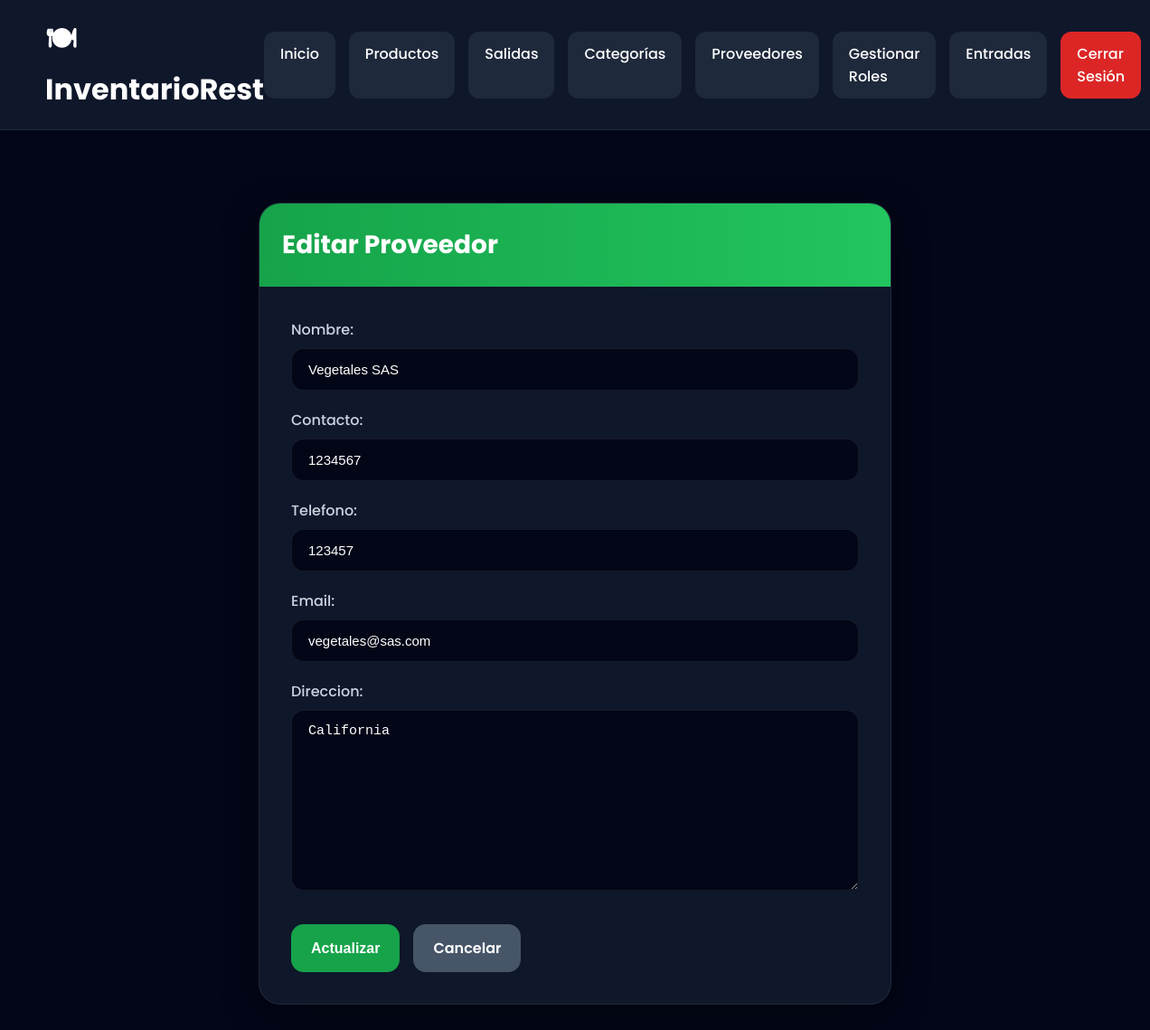
Page /editar-proveedor/1/ (signed in) on the committed database.
### modulo/models.py (models this page shows, shortened)
class Proveedor(models.Model):
    nombre = models.CharField(
        max_length=100
    )
    contacto = models.CharField(
        max_length=100,
        blank=True,
        null=True
    )
    telefono = models.CharField(
        max_length=20,
        blank=True,
        null=True
    )
    email = models.EmailField(
        blank=True,
        null=True
    )
    direccion = models.CharField(
        max_length=200,
        blank=True,
        null=True
    )
    class Meta:
        verbose_name = "Proveedor"
        verbose_name_plural = "Proveedores"

### modulo/views.py (the view)
@login_required
def editar_proveedor(request, proveedor_id):
    if request.user.usuario.rol != 'admin':
        return redirect('dashboard')
    proveedor = Proveedor.objects.get(id=proveedor_id)
    if request.method == 'POST':
        formulario = ProveedorForm(
            request.POST,
            instance=proveedor
        )
        if formulario.is_valid():
            formulario.save()
            return redirect('proveedores')
    else:
        formulario = ProveedorForm(instance=proveedor)
    return render(
        request,
        'modulo/editar_proveedor.html',
        {
            'formulario': formulario
        }
    )

### modulo/forms.py
class ProveedorForm(forms.ModelForm):
    class Meta:
        model = Proveedor
        fields = [
            'nombre',
            'contacto',
            'telefono',
            'email',
            'direccion'
        ]
        widgets = {
            'nombre': forms.TextInput(attrs={
                'class': 'auth-input',
                'placeholder': 'Nombre del proveedor'
            }),
            'contacto': forms.TextInput(attrs={
                'class': 'auth-input',
                'placeholder': 'Persona de contacto'
            }),
            'telefono': forms.TextInput(attrs={
                'class': 'auth-input',
                'placeholder': 'Teléfono'
            }),
            'email': forms.EmailInput(attrs={
                'class': 'auth-input',
                'placeholder': 'Correo electrónico'
            }),
            'direccion': forms.Textarea(attrs={
                'class': 'auth-input',
                'placeholder': 'Dirección'
            }),
        }

### modulo/templates/modulo/editar_proveedor.html (shortened to what this page needs)
{% extends 'modulo/base.html' %}
{% block content %}
<div class="page-wrapper">
    <div class="custom-card">
        <div class="card-header">
            <h2>
                Editar Proveedor
            </h2>
        </div>
        <div class="card-content">
            <form method="POST">
                {{ formulario.as_p }}
                <div class="button-group">
                    <button type="submit" class="save-btn">
                        Actualizar
                    </button>
                    <a href="{% url 'proveedores' %}"
                       class="cancel-btn">
                        Cancelar
                    </a>
                </div>
            </form>
        </div>
    </div>
</div>
{% endblock %}

### modulo/static/modulo/css/base.css (style rules this page uses)
* { margin: 0; padding: 0; box-sizing: border-box; }
body { font-family: 'Poppins', sans-serif; background: #020617; color: white; min-height: 100vh; }
h2 { margin-bottom: 20px; }
button { border: none; padding: 12px 20px; border-radius: 12px; background: #2563eb; color: white; cursor: pointer; font-size: 16px; transition: 0.3s; }
.auth-input { width: 100%; padding: 14px 18px; border-radius: 14px; border: 1px solid rgba(255,255,255,0.08); background: #0f172a; color: white; outline: none; font-size: 15px; transition: 0.3s; }
.auth-input::placeholder { color: #94a3b8; }
.page-wrapper { width: 100%; display: flex; justify-content: center; align-items: center; padding-top: 40px; }
.custom-card { width: 100%; max-width: 700px; background: #0f172a; border-radius: 24px; overflow: hidden; border: 1px solid rgba(255,255,255,0.08); box-shadow: 0 10px 40px rgba(0,0,0,0.4); }
.card-header { background: linear-gradient( 90deg, #16a34a, #22c55e ); padding: 25px; }
.card-header h2 { color: white; margin: 0; font-size: 28px; }
.card-content { padding: 35px; }
.card-content p { margin-bottom: 20px; }
.card-content label { display: block; margin-bottom: 8px; color: #cbd5e1; font-weight: 500; }
.card-content input, .card-content textarea, .card-content select { width: 100%; padding: 14px 18px; border-radius: 14px; border: 1px solid rgba(255,255,255,0.08); background: #020617; color: white; outline: none; font-size: 15px; }
.card-content textarea { min-height: 120px; resize: vertical; }
.button-group { display: flex; gap: 15px; margin-top: 30px; }
.save-btn { border: none; padding: 14px 22px; border-radius: 14px; background: #16a34a; color: white; font-size: 16px; font-weight: 600; cursor: pointer; transition: 0.3s; }
.cancel-btn { text-decoration: none; padding: 14px 22px; border-radius: 14px; background: #475569; color: white; font-weight: 600; transition: 0.3s; }

### rows in the picture
Proveedor: nombre "Vegetales SAS", contacto "1234567", telefono "123457", email "vegetales@sas.com", direccion "California"
